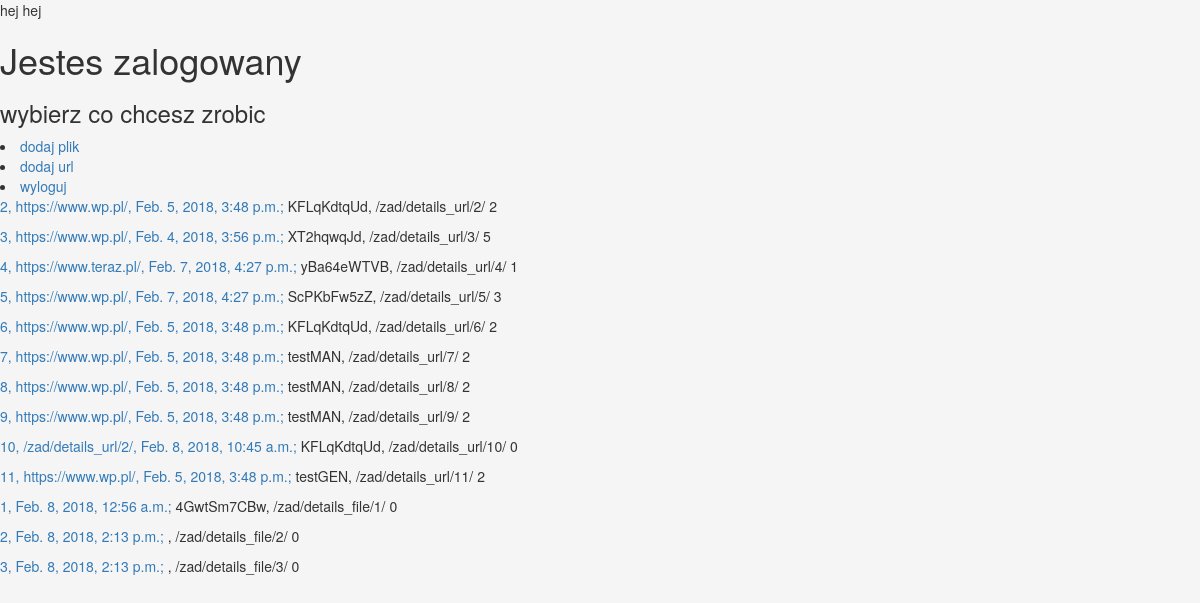
Page /zad/home/ on the earlier database version.
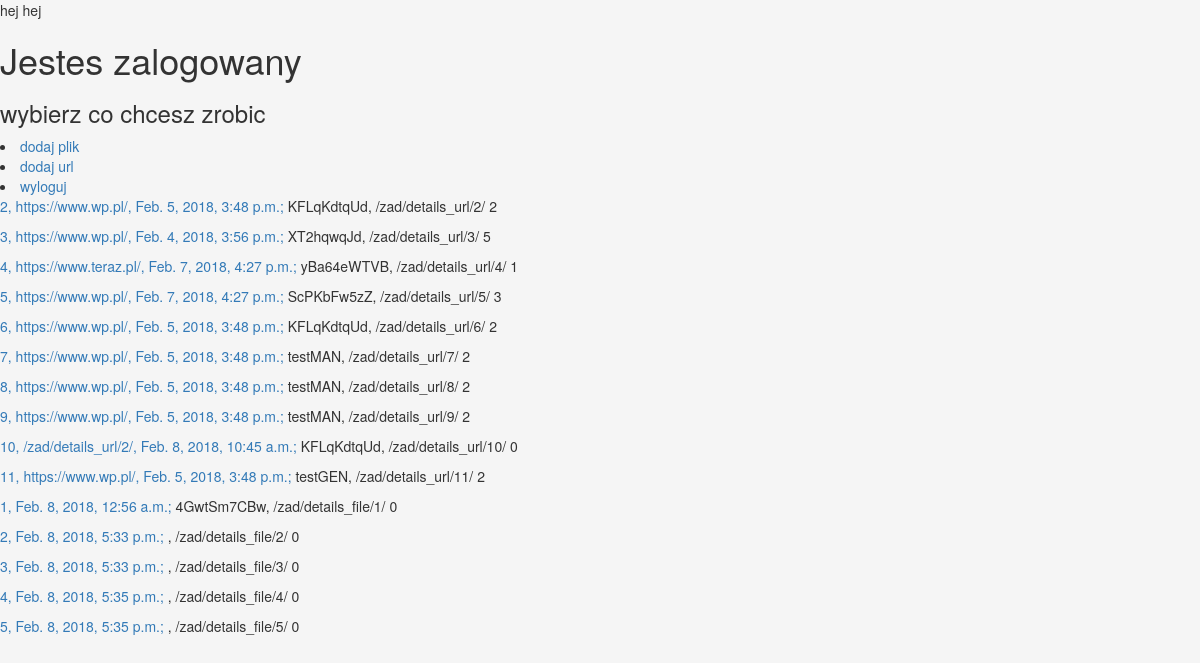
Same page on the later database version.
### zad/models.py (models this page shows, shortened)
class CustomerUrl(models.Model):
    url = models.TextField()
    password = models.CharField(max_length=15)
    date = models.DateTimeField(default=datetime.now())
    counter = models.IntegerField(default=0, blank=True, null=True)
    def get_absolute_url(self):
        return reverse("zad:customer_url_details", kwargs={"id": self.id})

class CustomerFile(models.Model):
    file = models.FileField(upload_to="Doc/", default='Doc/None/no-doc.pdf')
    password = models.CharField(max_length=15)
    date = models.DateTimeField(default=datetime.now())
    counter = models.IntegerField(default=0, blank=True, null=True)
    def get_absolute_url(self):
        return reverse("zad:customer_file_details", kwargs={"id": self.id})

### zad/views.py (the view)
def home(request):
    customerUrls = CustomerUrl.objects.all()
    customerFiles = CustomerFile.objects.all()
    context = {
        "customerUrls": customerUrls,
        "customerFiles": customerFiles,
    }
    return render(request, 'zad/home.html', context)

### zad/templates/zad/home.html (shortened to what this page needs)
{% extends 'zad/base.html' %}
{% block content %}
    <h1>Jestes zalogowany</h1>
    <h3>wybierz co chcesz zrobic </h3>
    <li><a href="{% url 'zad:add_file' %}">dodaj plik</a></li>
    <li><a href="{% url 'zad:add_url' %}">dodaj url</a></li>
    <li><a href="{% url 'zad:logout' %}">wyloguj</a></li>
    {% for u in customerUrls %}
       <p> <a href='{{ u.get_absolute_url }}'>{{ u.id }}, {{ u.url }}, {{ u.date }}; </a> {{ u.password }},  {{ u.get_absolute_url }}  {{ u.counter }}</p>
    {% endfor %}
    {% for u in customerFiles %}
       <p> <a href='{{ u.get_absolute_url }}'>{{ u.id }}, {{ u.date }}; </a> {{ u.password }},  {{ u.get_absolute_url }}  {{ u.counter }}</p>
    {% endfor %}
{% endblock %}

### zad/templates/zad/base.html (shortened to what this page needs)
<!DOCTYPE html>
<html lang="en">
<head>
    {% load staticfiles %}
    <link rel="stylesheet" href="https://maxcdn.bootstrapcdn.com/bootstrap/3.3.6/css/bootstrap.min.css">
    <link rel="stylesheet" href="https://maxcdn.bootstrapcdn.com/bootstrap/3.3.7/css/bootstrap.min.css">
    <link rel="stylesheet" type="text/css" href="{% static '/../static/zad/style.css' %}"/>
</head>
<body>
 <p>hej hej</p>
{%  block content %}
{% endblock %}
</body>
</html>

### zad/static/style.css (style rules this page uses)
body { background: whitesmoke }

Differences in the rows shown:
changed CustomerFile "/zad/details_file/2/": date "Feb. 8, 2018, 2:13 p.m." → "Feb. 8, 2018, 5:33 p.m."
changed CustomerFile "/zad/details_file/3/": date "Feb. 8, 2018, 2:13 p.m." → "Feb. 8, 2018, 5:33 p.m."
added CustomerFile: id "4", date "Feb. 8, 2018, 5:35 p.m.", get_absolute_url "/zad/details_file/4/", counter "0"
added CustomerFile: id "5", date "Feb. 8, 2018, 5:35 p.m.", get_absolute_url "/zad/details_file/5/", counter "0"
